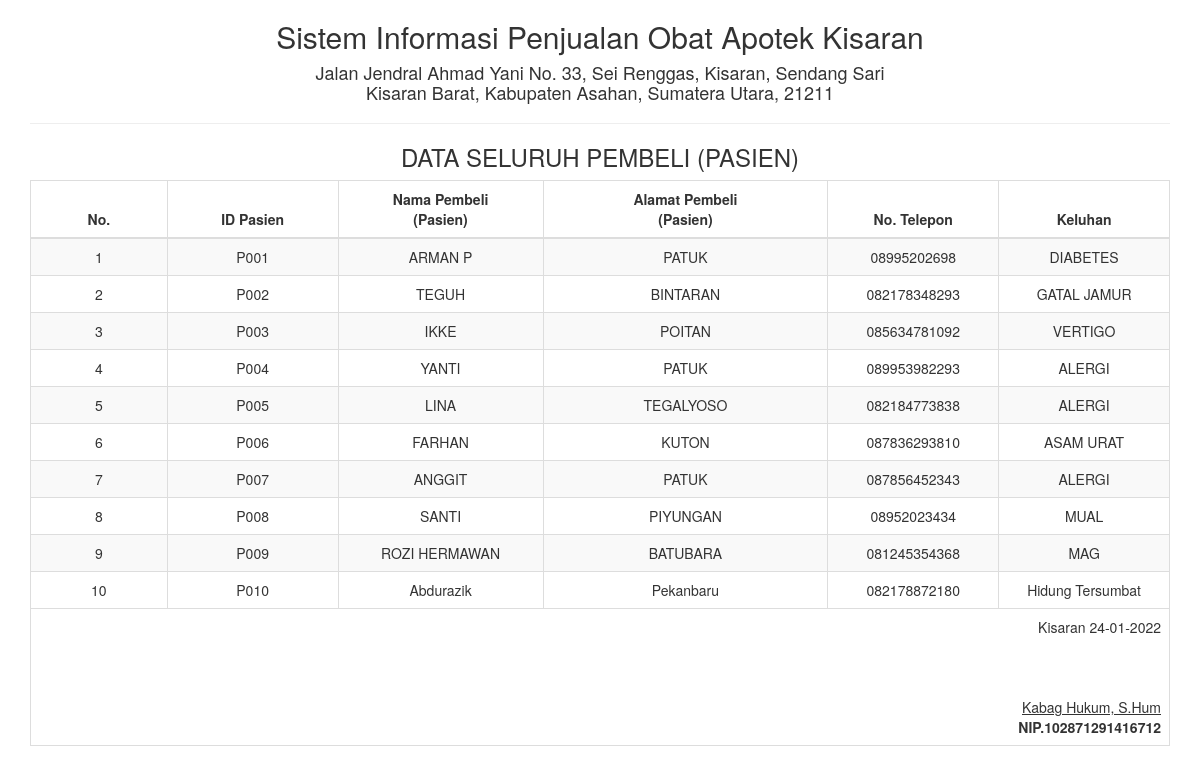
The page /report/laporan_pembeli.php on the database its author committed.
### tables this page shows
CREATE TABLE `pasien` (
  `id_pasien` varchar(10) NOT NULL,
  `nama_pasien` varchar(50) NOT NULL,
  `alamat_pasien` varchar(100) NOT NULL,
  `no_telp` varchar(12) NOT NULL,
  `keluhan` varchar(200) NOT NULL
);

### report/laporan_pembeli.php (the view, shortened to what this page needs)
<!DOCTYPE html>
<html>
    <head>
        <link href="../Assets/css/bootstrap.min.css" rel="stylesheet" type="text/css"/>
    </head>
    <body onload="print()">
        <div class="container">
            <div class='row'>
                <div class="col-sm-12">
                    <div class="text-center">
                        <h2>Sistem Informasi Penjualan Obat Apotek Kisaran </h2>
                        <h4>Jalan Jendral Ahmad Yani No. 33, Sei Renggas, Kisaran, Sendang Sari <br> Kisaran Barat, Kabupaten Asahan, Sumatera Utara, 21211</h4>
                        <hr>
                        <h3>DATA SELURUH PEMBELI (PASIEN)</h3>
                        <table class="table table-bordered table-striped table-hover">
                        <tbody>
                                <thead>
								<tr>
                                <th><center>No.</center></th><th width="15%"><center>ID Pasien</center></th><th width="18%"><center>Nama Pembeli <br> (Pasien)</center></th><th width="25%"><center>Alamat Pembeli <br> (Pasien)</center></th><th width="15%"><center>No. Telepon</center></th><th width="15%"><center>Keluhan</center></th></th>
								</tr>
								</thead>
							<tbody>
                            <?php
                            $sql = "SELECT * FROM pasien";
                            $query = mysqli_query($koneksi, $sql) or die("SQL Anda Salah");
                            $nomor = 0;
                            while ($data = mysqli_fetch_array($query)) {
                                $nomor++;
                                ?>
                                <tr>
                                    <td><?= $nomor ?></td>
                                    <td><?= $data['id_pasien'] ?></td>
									<td><?= $data['nama_pasien'] ?></td>
                                    <td><?= $data['alamat_pasien'] ?></td>
                                    <td><?= $data['no_telp'] ?></td>
                                    <td><?= $data['keluhan'] ?></td>
                                </tr>
                            <?php } ?>
							</tbody>
                        </tbody>
                            <tfoot>
                                <tr>
                                    <td colspan="8" class="text-right">
                                        Kisaran  <?= date("d-m-Y") ?>
                                        <br><br><br><br>
                                        <u>Kabag Hukum, S.Hum<strong></u><br>
                                        NIP.102871291416712
									</td>
								</tr>
							</tfoot>
                        </table>
                    </div>
                </div>
            </div>
    </body>
</html>

### rows shown on the page
pasien: id_pasien "P001", nama_pasien "ARMAN P", alamat_pasien "PATUK", no_telp "08995202698", keluhan "DIABETES"
pasien: id_pasien "P002", nama_pasien "TEGUH", alamat_pasien "BINTARAN", no_telp "082178348293", keluhan "GATAL JAMUR"
pasien: id_pasien "P003", nama_pasien "IKKE", alamat_pasien "POITAN", no_telp "085634781092", keluhan "VERTIGO"
pasien: id_pasien "P004", nama_pasien "YANTI", alamat_pasien "PATUK", no_telp "089953982293", keluhan "ALERGI"
pasien: id_pasien "P005", nama_pasien "LINA", alamat_pasien "TEGALYOSO", no_telp "082184773838", keluhan "ALERGI"
pasien: id_pasien "P006", nama_pasien "FARHAN", alamat_pasien "KUTON", no_telp "087836293810", keluhan "ASAM URAT"
pasien: id_pasien "P007", nama_pasien "ANGGIT", alamat_pasien "PATUK", no_telp "087856452343", keluhan "ALERGI"
pasien: id_pasien "P008", nama_pasien "SANTI", alamat_pasien "PIYUNGAN", no_telp "08952023434", keluhan "MUAL"
pasien: id_pasien "P009", nama_pasien "ROZI HERMAWAN", alamat_pasien "BATUBARA", no_telp "081245354368", keluhan "MAG"
pasien: id_pasien "P010", nama_pasien "Abdurazik", alamat_pasien "Pekanbaru", no_telp "082178872180", keluhan "Hidung Tersumbat"
